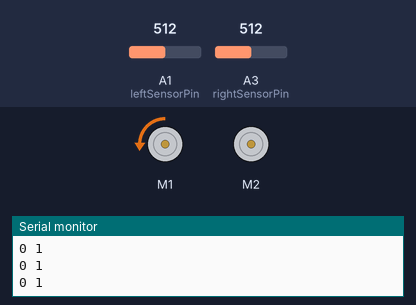
Simulated run of this sketch. Board: Arduino Uno, built with avr-gcc and run on an emulated ATmega328P. Parts: 2 × DC motor (green arrow = forward, orange = backward, longer = faster), the last lines printed to the serial monitor. The inputs (shaded band) are chosen by the test bench; at power-on: A3 (rightSensorPin) = 512, A1 (leftSensorPin) = 512.

Above: at 1.2 s.
1.3 s: A3 (rightSensorPin) set to 277
2.8 s: A3 (rightSensorPin) set to 252
At 3.4 s:
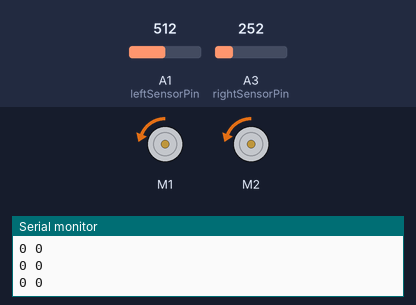
4.3 s: A1 (leftSensorPin) set to 775
5.8 s: A1 (leftSensorPin) set to 800
At 6.9 s:
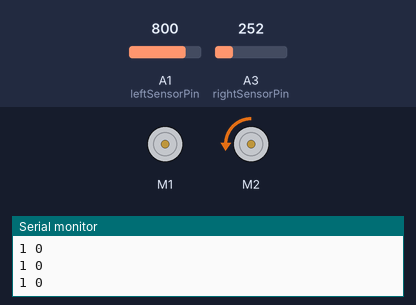
7.3 s: A1 (leftSensorPin) set to 780
At 8.0 s:
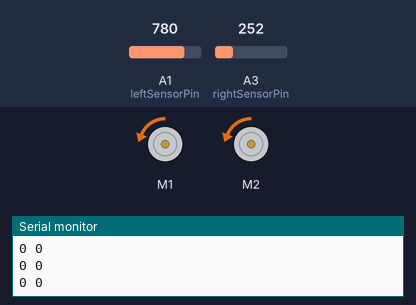
8.8 s: A1 (leftSensorPin) set to 885
At 9.2 s:
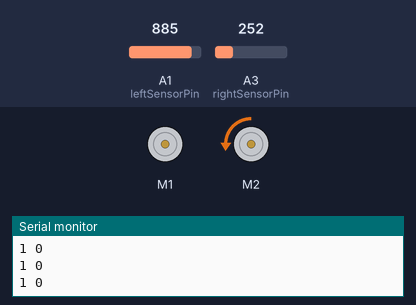
Timing chart, 0 to 11.8 s (numbered marks = the images above; inputs shaded):
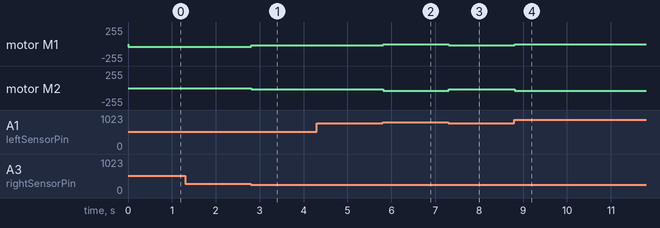

Measured:
- after the input at 2.8 s, motor M1: backward 40/255 → backward 20/255 at once; motor M2: stopped → backward 20/255 at once
- after the input at 5.8 s, motor M1: backward 20/255 → stopped at once; motor M2: backward 20/255 → backward 40/255 at once
- after the input at 7.3 s, motor M1: stopped → backward 20/255 at once; motor M2: backward 40/255 → backward 20/255 at once
- after the input at 8.8 s, motor M1: backward 20/255 → stopped at once; motor M2: backward 20/255 → backward 40/255 at once

The sketch:

bang_bang_integrated.ino
```cpp
// Take in sensor input and command motors to follow a tape line on the floor

//Include libraries
#include <Wire.h>
#include <Adafruit_MotorShield.h>
#include "utility/Adafruit_MS_PWMServoDriver.h"

// Pin setup
const int leftSensorPin = A1;  // Phototransistor output
const int centerSensorPin = A2;
const int rightSensorPin = A3;

// Set thresholds
const int leftThreshold = 790;
const int centerThreshold = 875;
const int rightThreshold = 260;

// Initialize sensor on/off variable
boolean leftSensor;
boolean centerSensor;
boolean rightSensor;

// Motor setup
Adafruit_MotorShield AFMS = Adafruit_MotorShield();

Adafruit_DCMotor *left = AFMS.getMotor(1);
Adafruit_DCMotor *right = AFMS.getMotor(2);

void setup() {
  pinMode(leftSensorPin, INPUT);   // Set sensor pins as input
  pinMode(centerSensorPin, INPUT);
  pinMode(rightSensorPin, INPUT);

  AFMS.begin(); //start motors and set initial speed
  left->setSpeed(20);
  right->setSpeed(20);

  Serial.begin(9600);          // Initialize serial communication for debugging
}

void loop() {
  bool leftRead = readSensor(leftSensorPin, leftThreshold);
  bool rightRead = readSensor(rightSensorPin, rightThreshold);

  Serial.print(leftRead);
  Serial.print(" ");
  Serial.println(rightRead);

  motorControl(leftRead, rightRead);

  // left->run(FORWARD);
  // right->run(FORWARD);

}

bool readSensor(int sensorPin, int threshold){
  bool reading;

  int sensorVal = analogRead(sensorPin);

  if (sensorVal <= threshold){
    reading = false;
  }
  else{
    reading = true;
  }

  return reading;
}


void motorControl(bool leftSense, bool rightSense){
  if (!leftSense && !rightSense){
    left->setSpeed(20); //same!
    right->setSpeed(20);
  }
  else if (leftSense){
    left->setSpeed(0);
    right->setSpeed(40);
  }
  else if(rightSense){
    left->setSpeed(40);
    right->setSpeed(0);
  }
  // else {
  //   left->setSpeed(0);
  //   right->setSpeed(0);
  // }

  left->run(BACKWARD);
  right->run(BACKWARD);


}
```
